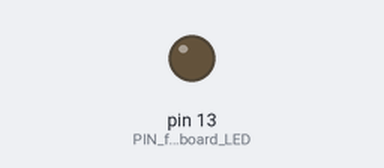
The sketch below on a simulated Arduino Uno, built with avr-gcc and run on an emulated ATmega328P. Shown: output pins drawn as LEDs (lit = HIGH).

Above: at 1.2 s.
At 2.8 s:
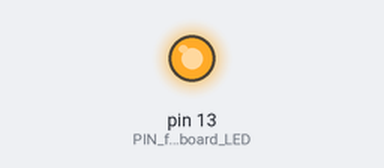
Timing chart, 0 to 7.3 s (numbered marks = the images above):
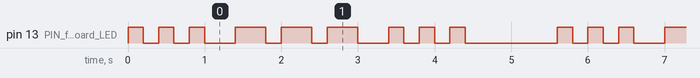

The sketch:

barsic_sketch_template.ino
```cpp
// Author: Tony Barsic
// Date: 27 Dec 2023
// Project: Sketch Template (blinker)
// Purpose: - Make a general format for Sketches.
//          - Have a "baseline" program to leave on the board at all times.

#include "Arduino.h"  // include information about our HERO

const byte PIN_for_Onboard_LED = 13;  // pin controlling the on-board LED
// some morse code timing values:
const int morse_ON_short = 200; // ms
const int morse_ON_long  = 400; // ms
const int morse_space_letter  = 200; // ms
const int morse_space_word  = 500; // ms


// SETUP = = = = = = = + = = = = = = = + = = = = = = = + = = = = = = = + = = = = = = = +
// = = = = = = = + = = = = = = = + = = = = = = = + = = = = = = = + = = = = = = = + = = =
void setup() {
  // declare the built-in LED as an output
  // pinMode(LED_BUILTIN, OUTPUT); // This would work too
  pinMode(PIN_for_Onboard_LED, OUTPUT);  // pin controlling the on-board LED
}
// = = = = = = = + = = = = = = = + = = = = = = = + = = = = = = = + = = = = = = = + = = =
// = = = = = = = + = = = = = = = + = = = = = = = + = = = = = = = + = = = = = = = + = = =


// MAIN LOOP = = = = = = = + = = = = = = = + = = = = = = = + = = = = = = = + = = = = = = = +
// = = = = = = = + = = = = = = = + = = = = = = = + = = = = = = = + = = = = = = = + = = = = =
void loop() {
  // put your main code here, to run repeatedly:

  // blink a few times
  //my_LED_blinker_wTimes(PIN_for_Onboard_LED, morse_ON_short, morse_space_letter);
  //my_LED_blinker_wTimes(PIN_for_Onboard_LED, morse_ON_short, morse_space_letter);
  //my_LED_blinker_wTimes(PIN_for_Onboard_LED, morse_ON_short, morse_space_letter);

  // blink an SOS
  my_LED_blinker_S(PIN_for_Onboard_LED);
  delay(morse_space_letter);
  my_LED_blinker_O(PIN_for_Onboard_LED);
  delay(morse_space_letter);
  my_LED_blinker_S(PIN_for_Onboard_LED);

  // pause between loops
  delay(1000);
}
// = = = = = = = + = = = = = = = + = = = = = = = + = = = = = = = + = = = = = = = + = = =
// = = = = = = = + = = = = = = = + = = = = = = = + = = = = = = = + = = = = = = = + = = =


// FUNCTION = = = = = = = + = = = = = = = + = = = = = = = + = = = = = = = + = = = = = = = +
// This is my function for blinking the on-board LED in an S pattern
void my_LED_blinker_S(int Pin_to_Blink){
  // 3 short beeps

  /* // The manual way:
  for (int k=1; k<=3; k++) {
    digitalWrite(Pin_to_Blink, HIGH);  // turn the LED on (HIGH is the voltage level)
    delay(morse_ON_short);                      // wait for a second
    digitalWrite(Pin_to_Blink, LOW);   // turn the LED off by making the voltage LOW
    delay(morse_space_letter);
  }*/

  /* // The easy way:
  my_LED_blinker_wTimes(PIN_for_Onboard_LED, morse_ON_short, morse_space_letter);
  my_LED_blinker_wTimes(PIN_for_Onboard_LED, morse_ON_short, morse_space_letter);
  my_LED_blinker_wTimes(PIN_for_Onboard_LED, morse_ON_short, morse_space_letter);
  */

  // Yet another way
  for (int k=1; k<=3; k++) {
    my_LED_blinker_wTimes(PIN_for_Onboard_LED, morse_ON_short, morse_space_letter);
  }
}
// END of my function = = = = = = = + = = = = = = = + = = = = = = = + = = = = = = = + = = =


// FUNCTION = = = = = = = + = = = = = = = + = = = = = = = + = = = = = = = + = = = = = = = +
// This is my function for blinking the on-board LED in an o pattern
void my_LED_blinker_O(int Pin_to_Blink){
  // 3 long beeps
  my_LED_blinker_wTimes(PIN_for_Onboard_LED, morse_ON_long, morse_space_letter);
  my_LED_blinker_wTimes(PIN_for_Onboard_LED, morse_ON_long, morse_space_letter);
  my_LED_blinker_wTimes(PIN_for_Onboard_LED, morse_ON_long, morse_space_letter);
}
// END of my function = = = = = = = + = = = = = = = + = = = = = = = + = = = = = = = + = = =


// FUNCTION = = = = = = = + = = = = = = = + = = = = = = = + = = = = = = = + = = = = = = = +
// This is my function for blinking the on-board LED
void my_LED_blinker_wTimes(int Pin_to_Blink, int ON_ms, int OFF_ms){
  digitalWrite(Pin_to_Blink, HIGH);  // turn the LED on (HIGH is the voltage level)
  delay(ON_ms);                      // wait for a second
  digitalWrite(Pin_to_Blink, LOW);   // turn the LED off by making the voltage LOW
  delay(OFF_ms);
}
// END of my function = = = = = = = + = = = = = = = + = = = = = = = + = = = = = = = + = = =


// END OF SKETCH = = = = = = = + = = = = = = = + = = = = = = = + = = = = = = = + = = = = = = = +
// = = = = = = + = = = = = = = + = = = = END OF SKETCH = = = = + = = = = = = = + = = = = = = = +
// = = = = = = = + = = = = = = = + = = = = = = = + = = = = = = + = = = = = = = + = END OF SKETCH 
```

Measured:
- by itself, pin 13 (PIN_for_Onboard_LED): repeats every 5.6 s: 2 × (LOW 0.20 s, HIGH 0.20 s), LOW 0.40 s, 2 × (HIGH 0.40 s, LOW 0.20 s), HIGH 0.40 s, LOW 0.40 s, 2 × (HIGH 0.20 s, LOW 0.20 s), HIGH 0.20 s, LOW 1.2 s, HIGH 0.20 s
- by itself, everything shown: repeats every 5.6 s, in 18 steps
